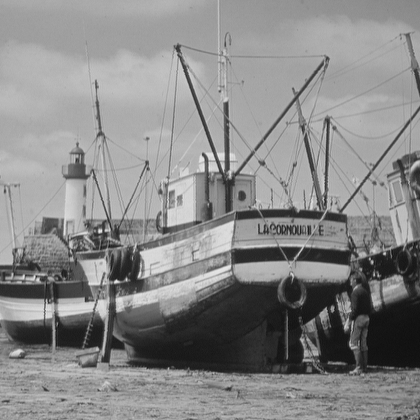
%> input picture Boat.bmp, 420 x 420 px, shrunk from 512 x 512 before the run
$ octave compare5.m   (GNU Octave 9; MATLAB toolbox functions it lacks are replaced by stand-ins)
%> lines starting %> are read from the running program, lines starting %| are printed output that depends on the picture
### RI_IWT.m
function [ C,Sg,flag] = RI_IWT(image1)
%图像的重新分布不变整数小波正变换(Redistributing invariant integer wavelet transform)
%%%%%%%%%%%%%%%不变小波域，对于90度的倍数的旋转和行列翻转不变%%%%%%%%%%%%%%%%%%
% image1=rgb2gray(image);%将彩色图像转化为灰度图像
[m,n]=size(image1);
%%%%将图像划分成四等份，并计算每部分的平均值存入一个2*2的矩阵中
A11=zeros(m/2,n/2);
A12=zeros(m/2,n/2);
A21=zeros(m/2,n/2);
A22=zeros(m/2,n/2);
A11=image1(1:m/2,1:n/2);
A12=image1(1:m/2,n/2+1:n);
A21=image1(m/2+1:m,1:n/2);
A22=image1(m/2+1:m,n/2+1:n);
% [4 lines of commented-out code are left out]
mean=zeros(2,2);
mean(1,1)=mean2(A11);
mean(1,2)=mean2(A12);
mean(2,1)=mean2(A21);
mean(2,2)=mean2(A22);
%%%%在均值阵的基础上生成归一化阵NM，并得到对应的符号阵Sg
NM=zeros(2,2);
NM(1,1)=mean(1,1)+mean(1,2)+mean(2,1)+mean(2,2);
NM(1,2)=mean(1,1)-mean(1,2)+mean(2,1)-mean(2,2);
NM(2,1)=mean(1,1)-mean(2,1)+mean(1,2)-mean(2,2);
NM(2,2)=mean(1,1)-mean(1,2)+mean(2,2)-mean(2,1);
Sg=zeros(2,2);
for i=1:2
    for j=1:2
        if NM(i,j)>0
            Sg(i,j)=1;
        elseif NM(i,j)<0
            Sg(i,j)=-1;
        end
    end
end
%%%%将原图像的像素位置进行重新分配得到矩阵RI
RI=zeros(m,n);
% image1=catface1(image1,3,5,m,n,25);
for i=1:m
    for j=1:n
        if (i<=m/2)&&(j<=n/2)
                RI(2*i-1,2*j-1)=image1(i,j);
        elseif (i<=m/2)&&(j>n/2)
                RI(2*i-1,2*j-n)=image1(i,3*n/2-j+1);
        elseif (i>m/2)&&(j<=n/2)
            RI(2*i-m,2*j-1)=image1(3*m/2-i+1,j);
        else
            RI(2*i-m,2*j-n)=image1(3*m/2-i+1,3*n/2-j+1);
        end
    end
end
% RI=catface1(image1,3,5,m,n,25);
%%%%对RI做一级haar整数小波分解，并将得到的结果与符号阵相乘得到B，按照一定的规则对B进行操作，得到不变小波域C
de = SDecompose(RI, m);
cA1=de(1:m/2,1:n/2);
cH1=de(1:m/2,n/2+1:n);
cV1=de(m/2+1:m,1:n/2);
cD1=de(m/2+1:m,n/2+1:n);

B=zeros(m,n);
B(1:m/2,1:n/2)=Sg(1,1)*cA1;
B(1:m/2,n/2+1:n)=Sg(1,2)*cH1;
B(m/2+1:m,1:n/2)=Sg(2,1)*cV1;
B(m/2+1:m,n/2+1:n)=Sg(2,2)*cD1;
% figure,imshow(uint8(B))
C=zeros(m,n);
flag=0;
if abs(NM(2,1))<abs(NM(1,2))
    C=B;
else
    C11=B(1:m/2,1:n/2)';
    C12=B(m/2+1:m,1:n/2)';
    C21=B(1:m/2,n/2+1:n)';
    C22=B(m/2+1:m,n/2+1:n)';
    C=[C11,C12;C21,C22];
    flag=1;
end
% imshow(uint8(C))
end

### decompose.m
function [imder, imdec] = decompose(imMat, dim)
imder = imMat;
imdec = imMat;
for i = 1:dim
    for j = 1:2:dim
        imder(i, dim/2+(j+1)/2) = imMat(i, j+1) - imMat(i, j);
        imder(i, (j+1)/2) = imMat(i, j) + floor(imder(i, dim/2+(j+1)/2)/2);
    end
end

for i = 1:dim
    for j = 1:2:dim
        imdec(dim/2+(j+1)/2, i) = imder(j+1, i) - imder(j, i);
        imdec((j+1)/2, i) = imder(j, i) + floor(imdec(dim/2+(j+1)/2, i)/2);
    end
end

### IRI_IWT.m
function Iw = IRI_IWT(image,flag,Sg)
%图像的重新分布不变整数小波逆变换(Inverse Redistributing invariant integer wavelet transform)

[m,n]=size(image);
I=zeros(m,n);
if flag==0
    I=image;
elseif flag==1
    I(1:m/2,1:n/2)=image(1:m/2,1:n/2)';
    I(1:m/2,n/2+1:n)=image(m/2+1:m,1:n/2)';
    I(m/2+1:m,1:n/2)=image(1:m/2,n/2+1:n)';
    I(m/2+1:m,n/2+1:n)=image(m/2+1:m,n/2+1:n)';
end
LL=Sg(1,1)*I(1:m/2,1:n/2);
HL=Sg(1,2)*I(1:m/2,n/2+1:n);
LH=Sg(2,1)*I(m/2+1:m,1:n/2);
HH=Sg(2,2)*I(m/2+1:m,n/2+1:n);
de1=[LL,HL;LH,HH];
R = SRecompose(de1, m);
Iw=zeros(m,n);
for i=1:m
    for j=1:n
        if (i<=m/2)&&(j<=n/2)
            Iw(i,j)=R(2*i-1,2*j-1);
        elseif (i<=m/2)&&(j>n/2)
            Iw(i,3*n/2-j+1)=R(2*i-1,2*j-n);
        elseif (i>m/2)&&(j<=n/2)
            Iw(3*m/2-i+1,j)=R(2*i-m,2*j-1);
        else
            Iw(3*m/2-i+1,3*n/2-j+1)=R(2*i-m,2*j-n);
        end
    end
end
% Iw=catface2(R,3,5,m,n,25);
% figure,imshow(uint8(Iw))
end

### recompose.m
function [imrer, imrec] = recompose( imde, dim )
imrer = imde;
imrec = imde;
for i = 1:dim
    for j = 1:2:dim
        imrer(j, i) = imde((j+1)/2, i) - floor(imde(dim/2+(j+1)/2, i)/2);
        imrer(j+1, i) = imde(dim/2+(j+1)/2, i) + imrer(j, i);
    end
end
for i = 1:dim
    for j = 1:2:dim
        imrec(i, j) = imrer( i, (j+1)/2 ) - floor( imrer(i, dim/2+(j+1)/2)/2 );
        imrec(i, j+1) = imrer( i, dim/2+(j+1)/2 ) + imrec(i, j);
    end
end

### frft2.m
function f2 = frft2(image,a1,a2)
%二维离散分数傅里叶变换的离散算法
[N,N]=size(image);
% image=double(image);
%%%%%%%%%%%%%%%%%%%%FRFT核矩阵的生成%%%%%%%%%%%%%%%%%%%%%%%%%

%%%%%%%%%%%%%%%%%%%%生成分数傅里叶变换的特征值构成的对角阵%%%%%%%%%%%%%%%%%%
b1=a1*pi/2;
b2=a2*pi/2;
da1=zeros(1,N);
da2=zeros(1,N);

if (mod(N,2)~=0)
    for i=1:N
        da1(i)=exp(-j*b1*(i-1));
        da2(i)=exp(-j*b2*(i-1));
    end
else
    for i=1:N-1
        da1(i)=exp(-j*b1*(i-1));
        da2(i)=exp(-j*b2*(i-1));
    end
    da1(N)=exp(-j*b1*N);
    da2(N)=exp(-j*b2*N);
end
Da1=diag(da1);
Da2=diag(da2);

%%%%%%%%%%%%%%生成特征向量阵，进而得到DFRFT的核矩阵%%%%%%%%%%%%%%%%%%%%%%%%%%%%%
w=2*pi/N;
v1=zeros(1,N);
for i=1:N
    v1(i)=2*cos((i-1)*w);
end
v2=ones(N-1,1);
v3=ones(N-1,1);
S=diag(v1)+diag(v2,-1)+diag(v3,1);%生成三对角阵
S(1,N)=1;
S(N,1)=1;
[V,~]=eig(S);
F1=V*Da1*V';
F2=V*Da2*V';
f2=F1*image*F2;
% f2=real(f2);
end

### SRecompose.m
function imre = SRecompose( imde, dim )
map = gray(256);
% [10 lines of commented-out code are left out]

[imrer, imrec] = recompose(imde,dim);
imre = imrec;


### SDecompose.m
function imde = SDecompose( imMat, dim )
imMat = double(imMat);
map = gray(256);
[imder, imdec] = decompose(imMat, dim);
imde = imdec;

### compare5.m
clear
clc
I=imread('Boat.bmp');
%> I is the input picture: size 420x420 uint8; min 12, max 234, mean 136.1
wm=imread('clock.jpg'); %读取水印图像
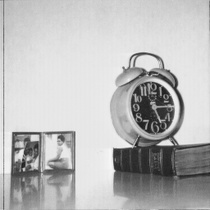
%> input picture clock.jpg, 210 x 210 px, shrunk from 256 x 256 before the run
%> wm is the input picture: size 210x210 uint8; min 23, max 247, mean 186
[m,n]=size(I);
%> m = 420; n = 420
[ C,Sg,flag] = RI_IWT(I);
%> in RI_IWT, `A22=image1(m/2+1:m,n/2+1:n);`:
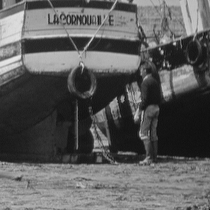
%> A22: size 210x210 uint8; min 13, max 230, mean 92.5
%> after the loop in RI_IWT, `for i=1:2`: Sg = [1 1; 1 -1]
%> Sg = [1 1; 1 -1]; flag = 1
cA1=C(1:m/2,1:n/2);
cH1=C(1:m/2,n/2+1:n);
cV1=C(m/2+1:m,1:n/2);
cD1=C(m/2+1:m,n/2+1:n);
[QI1,RI1]=qr(cA1);
[QI2,RI2]=qr(cD1);
[UU1,SS1,VV1]=svd(RI1);
[UU2,SS2,VV2]=svd(RI2);


%%%%%%%%%%对水印图像做处理%%%%%%%%%
[r,c]=size(wm);%获取水印图像的尺寸
%> r = 210; c = 210
% %帐篷映射
q1=0.53;
q2=0.78;
x1(1)=0.83;
x2(1)=0.28;
for i=1:r*c
   if (x1(i)>0)&&(x1(i)<=q1)
       x1(i+1)=x1(i)/q1;
   elseif (x1(i)>q1)&&(x1(i)<1)
       x1(i+1)=(1-x1(i))/(1-q1);
   end
   if (x2(i)>0)&&(x2(i)<=q2)
       x2(i+1)=x2(i)/q2;
   elseif (x2(i)>q2)&&(x2(i)<1)
       x2(i+1)=(1-x2(i))/(1-q2);
   end
end
X1=x1(2:end);
X2=x2(2:end);
%将产生的随机序列转化为矩阵,并做hessenberg分解
K1=reshape(X1,r,r);
K2=reshape(X2,c,c);
[Q1,R1]=qr(K1);
[Q2,R2]=qr(K2);
%水印图像的随机化
wm=double(wm);
%> wm: size 210x210 double
wmn=Q1*wm*Q2;
[Cw,Sgw,flagw] = RI_IWT(wm);
%> after the loop in RI_IWT (call 2), `for i=1:m`:
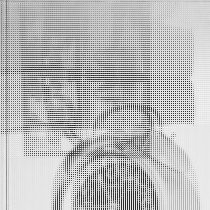
%> RI: size 210x210 double; min 23, max 247, mean 186; mean of the top-left, top-right, bottom-left and bottom-right quarters 171.2, 190.2, 193.5, 189.1
%> call 2 of decompose, with dim = 210
%> after the loop in decompose (call 2), `for i = 1:dim`:
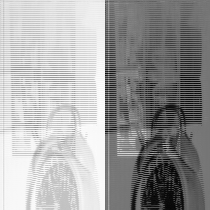
%> imder: size 210x210 double; min -207, max 241, mean 74.2; drawn with min black and max white
%> after the loop in decompose (call 2), `for i = 1:dim`:
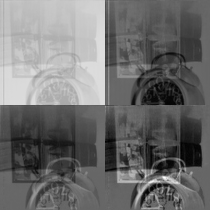
%> imdec: size 210x210 double; min -203, max 301, mean 16.2; drawn with min black and max white
%> in RI_IWT (call 2), `C=[C11,C12;C21,C22];`:
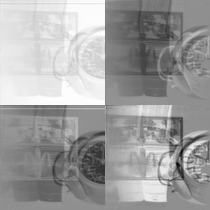
%> C: size 210x210 double; min -301, max 235, mean 34.5; mean of the top-left, top-right, bottom-left and bottom-right quarters 185.5, -46.4, -37.6, 36.7; drawn with min black and max white
%> Sgw = [1 1; 1 -1]; flagw = 1
cAw=Cw(1:r/2,1:c/2);
cHw=Cw(1:r/2,c/2+1:c);
cVw=Cw(r/2+1:r,1:c/2);
cDw=Cw(r/2+1:r,c/2+1:c);


%%%%%%%%%%%%%%%%%%%%%%%%水印嵌入过程%%%%%%%%%%%%%%%%%%%%%%%%%%%%%%%%%
%根据图片调整适当嵌入强度
k1=0.036;
k2=0.1;
cAw1=zeros(size(SS1));
cAw1(1:size(cAw,1),1:size(cAw,2))=cAw;
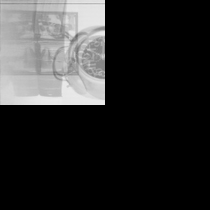
%> cAw1: size 210x210 double; min 0, max 235, mean 46.4; mean of the top-left, top-right, bottom-left and bottom-right quarters 185.5, 0, 0, 0
S1=SS1+k1*cAw1;
S2=SS2+k2*cAw1;
[Qw1,Rw1]=qr(S1);
[Qw2,Rw2]=qr(S2);
[Uw,Sw,Vw]=svd(Rw1);
[Uw1,Sw1,Vw1]=svd(Rw2);
If1=QI1*UU1*Sw*VV1';
If2=QI2*UU2*Sw1*VV2';

% image=[If1,cH1;cV1,cD1];
image=[If1,cH1;cV1,If2];
%一级重新分配不变整数逆小波变换
I1 = IRI_IWT(image,flag,Sg);
I1=uint8(I1);
% figure,imshow(I1)
% save as I1;
% imwrite('I1.jpg');
PSNR=psnr(I1,I);
%> PSNR = 48.26
SSIM=ssim(I1,I);
%> SSIM = 0.997


%帐篷映射
q1=3.85;
q2=3.76;
x1(1)=0.83;
x2(1)=0.28;
for i=1:r*c
       x1(i+1)=x1(i)*q1*(1-x1(i));
       x2(i+1)=x2(i)*q2*(1-x2(i));
end
X1=x1(2:end);
X2=x2(2:end);
%将产生的随机序列转化为矩阵,并做hessenberg分解
K1=reshape(X1,r,r);
K2=reshape(X2,c,c);
[Q1,R1]=qr(K1);
[Q2,R2]=qr(K2);
Qw1new=Q1*Qw1*Q2;
Qw2new=Q1*Qw2*Q2;
Uwnew=Q1*Uw*Q2;
Vwnew=Q1*Vw*Q2;
Uw1new=Q1*Uw1*Q2;
Vw1new=Q1*Vw1*Q2;
Qw1newf=frft2(Qw1new,0.7,0.45);
Qw2newf=frft2(Qw2new,0.7,0.45);
Uwnewf=frft2(Uwnew,0.7,0.45);
Vwnewf=frft2(Vwnew,0.7,0.45);
Uw1newf=frft2(Uw1new,0.7,0.45);
Vw1newf=frft2(Vw1new,0.7,0.45);


%%%%%%%%%%%%%%%%%%%%%%%%%%%%%%鲁棒性测试%%%%%%%%%%%%%%%%%%%%%%%%%%%%%%%%%%%%%%
% d=input('please input your choice：');
% switch d
%     case 6
%          I1=imnoise(I1,'gaussian',0,0.05);
%     case 8
%         I1=imnoise(I1,'salt & pepper',0.05);
%     case 9
%         I1=imnoise(I1,'speckle',0.05);
% end
%%%%%%%%%%%%%%%%%%%%%%%%水印提取过程%%%%%%%%%%%%%%%%%%%%%%%%%%%%%%%%%
%帐篷映射
q11=3.85;
% q11=3.81;
q22=3.76;
% q22=3.75;
x11(1)=0.83;
% x11(1)=0.87;
x22(1)=0.28;
% x22(1)=0.27;
for i=1:r*c
       x11(i+1)=x11(i)*q11*(1-x11(i));
       x22(i+1)=x22(i)*q22*(1-x22(i));
end
X11=x11(2:end);
X22=x22(2:end);
%将产生的随机序列转化为矩阵,并做hessenberg分解
K11=reshape(X11,r,r);
K22=reshape(X22,c,c);
[Q11,R11]=qr(K11);
[Q22,R22]=qr(K22);
Qw1new1=frft2(Qw1newf,-0.7,-0.45);
% Qw1new1=frft2(Qw1newf,-0.69,-0.69);
Qw2new1=frft2(Qw2newf,-0.7,-0.45);
Uwnew1=frft2(Uwnewf,-0.7,-0.45);
Vwnew1=frft2(Vwnewf,-0.7,-0.45);
Uw1new1=frft2(Uw1newf,-0.7,-0.45);
Vw1new1=frft2(Vw1newf,-0.7,-0.45);
Qw11=Q11^(-1)*Qw1new1*Q22^(-1);
Qw21=Q11^(-1)*Qw2new1*Q22^(-1);
Uw11=Q11^(-1)*Uwnew1*Q22^(-1);
Vw11=Q11^(-1)*Vwnew1*Q22^(-1);
Uw12=Q11^(-1)*Uw1new1*Q22^(-1);
Vw12=Q11^(-1)*Vw1new1*Q22^(-1);
[ C1,Sg1,flag1] = RI_IWT(I1);
%> Sg1 = [1 1; 1 -1]; flag1 = 1
cA11=C1(1:m/2,1:n/2);
cD11=C1(m/2+1:m,n/2+1:n);
[QIw1,RIw1]=qr(cA11);
[QIw2,RIw2]=qr(cD11);
[UU3,SS3,VV3]=svd(RIw1);
[UU4,SS4,VV4]=svd(RIw2);
%%提取奇异值阵S
% SS5=Qw1*Uw*SS3*Vw';
% SS6=Qw2*Uw1*SS4*Vw1';
SS5=Qw11*Uw11*SS3*Vw11';
SS6=Qw21*Uw12*SS4*Vw12';
LLw1=(SS5-SS1)/k1;
LLw2=(SS6-SS2)/k2;
LLw1=LLw1(1:r/2,1:c/2);
LLw2=LLw2(1:r/2,1:c/2);
image1=[LLw1,cHw;cVw,cDw];
image2=[LLw2,cHw;cVw,cDw];
%一级重新分配不变整数逆小波变换
wm1 = IRI_IWT(image1,flagw,Sgw);
wm2 = IRI_IWT(image2,flagw,Sgw);
% wm1=Q1^(-1)*wmn1*Q2^(-1);
% wm2=Q1^(-1)*wmn2*Q2^(-1);
%> (the run ends here)
